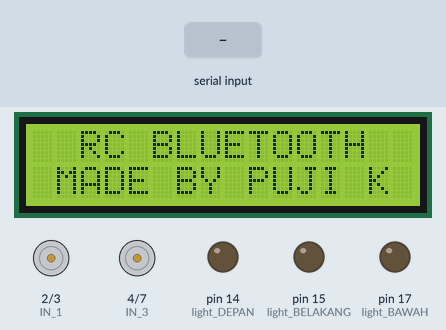
A sketch run on a simulated Arduino Uno, built with avr-gcc and run on an emulated ATmega328P. Parts: 16×2 character LCD, motor-driver pin pairs drawn as motors (green arrow = first pin HIGH = forward, orange = second pin HIGH = backward, longer = more drive, scaled by the enable pin), output pins drawn as LEDs (lit = HIGH). The inputs (shaded band) are chosen by the test bench.

Above: at 5.3 s.
5.4 s: "F" received over Serial
At 6.6 s:
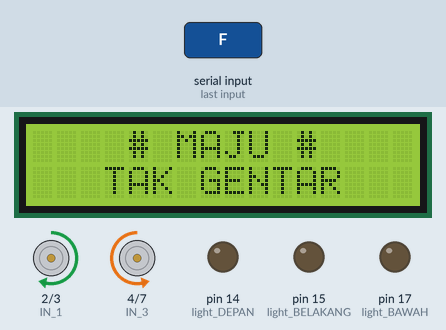
6.9 s: "B" received over Serial
At 7.8 s:
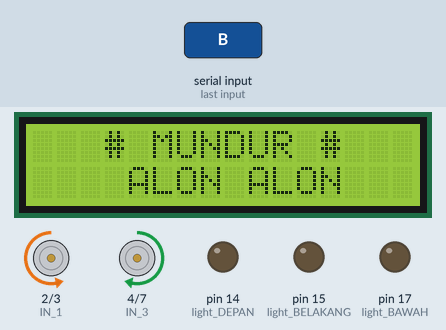
8.4 s: "L" received over Serial
At 8.9 s:
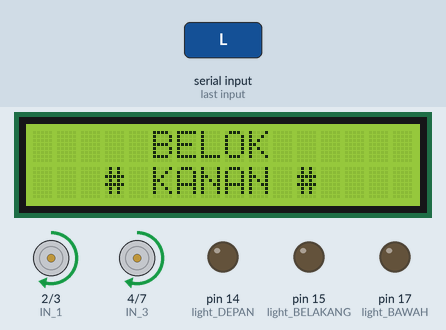
9.9 s: "R" received over Serial
At 11.1 s:
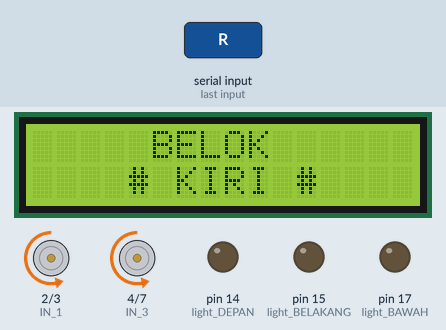
11.4 s: byte 50 ('2') received over Serial
At 12.5 s:
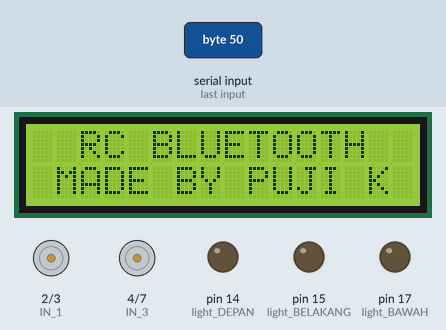
12.9 s: "I" received over Serial
At 13.7 s:
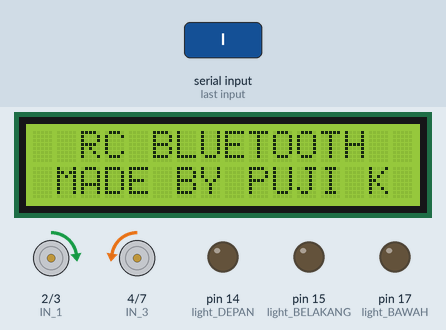
Timing chart, 0 to 15.4 s (numbered marks = the images above; inputs shaded):
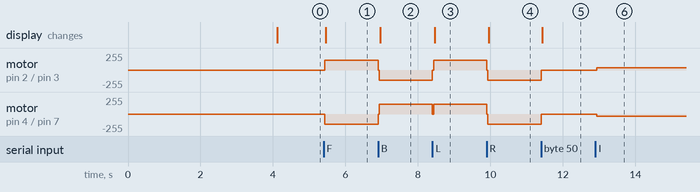

Measured:
- after the input at 5.4 s, motor on pin 2 (IN_1) / pin 3 (IN_2): stopped → forward 150/255 at once; motor on pin 4 (IN_3) / pin 7 (IN_4): stopped → backward 150/255 at once; the display: changes after 0.06 s (image 1)
- after the input at 6.9 s, motor on pin 2 (IN_1) / pin 3 (IN_2): forward 150/255 → backward 150/255 at once; motor on pin 4 (IN_3) / pin 7 (IN_4): backward 150/255 → forward 150/255 at once; the display: changes after 0.06 s (image 2)
- after the input at 8.4 s, motor on pin 2 (IN_1) / pin 3 (IN_2): backward 150/255 → forward 150/255 at once; motor on pin 4 (IN_3) / pin 7 (IN_4): forward 150/255 → stopped at once, → forward 150/255 0.03 s later; the display: changes after 0.06 s (image 3)
- after the input at 9.9 s, motor on pin 2 (IN_1) / pin 3 (IN_2), motor on pin 4 (IN_3) / pin 7 (IN_4): forward 150/255 → backward 150/255 at once; the display: changes after 0.06 s (image 4)
- after the input at 11.4 s, motor on pin 2 (IN_1) / pin 3 (IN_2), motor on pin 4 (IN_3) / pin 7 (IN_4): backward 150/255 → stopped at once; the display: changes at once (image 5)
- after the input at 12.9 s, motor on pin 2 (IN_1) / pin 3 (IN_2): stopped → forward 32/255 at once; motor on pin 4 (IN_3) / pin 7 (IN_4): stopped → backward 32/255 at once

The sketch:

modif.ino
```cpp
#include <Wire.h>
#include <LiquidCrystal_I2C.h>

LiquidCrystal_I2C lcd(0x27, 16, 2);

#define light_DEPAN    14    //LED depan kanan   pin A0
#define light_BELAKANG 15    //LED depan kiri   pin A1
#define light_KELAKSON   16     //LED belakang kanan    pin A2
#define light_BAWAH  17     //LED belakang kiri    pin A3


#define ENA 5        // pin 5
#define ENB 6        // pin 6


#define IN_1  2        // driver in  to pin 2
#define IN_2  3        // driver in  to pin 3
#define IN_3  4        // driver in  to pin 4
#define IN_4  7        // driver in  to pin 7


int command;                   // status perintah
int speedCar         = 150;    // 0 - 255.
int speed_Coeff      = 4;
boolean lightFront   = false;
boolean lightBack    = false;
boolean Horn         = false;
boolean Extra        = false;

void setup() {


  lcd.begin();

  lcd.setCursor(0,0);
  lcd.print("   WELCOME TO   ");
  lcd.setCursor(0,1);
  lcd.print("MY HOBY ROBOTIC,");
  delay (4000);

  lcd.setCursor(0,0);
  lcd.print("  RC BLUETOOTH  ");
  lcd.setCursor(0,1);
  lcd.print(" MADE BY PUJI K ");


    pinMode(light_DEPAN, OUTPUT);
    pinMode(light_BELAKANG, OUTPUT);
    pinMode(light_KELAKSON, OUTPUT);
    pinMode(light_BAWAH, OUTPUT);


    pinMode(ENA, OUTPUT);
    pinMode(ENB, OUTPUT);
    pinMode(IN_1, OUTPUT);
    pinMode(IN_2, OUTPUT);
    pinMode(IN_3, OUTPUT);
    pinMode(IN_4, OUTPUT);

  Serial.begin(9600);

  }

void goAhead(){

      digitalWrite(IN_1, HIGH);
      digitalWrite(IN_2, LOW);
      analogWrite(ENA, speedCar);
      digitalWrite(IN_3, LOW);
      digitalWrite(IN_4, HIGH);
      analogWrite(ENB, speedCar);


  lcd.setCursor(0,0);
  lcd.print("    # MAJU #    ");
  lcd.setCursor(0,1);
  lcd.print("   TAK GENTAR   ");
  delay (10);

  }

void goBack(){

      digitalWrite(IN_1, LOW);
      digitalWrite(IN_2, HIGH);
      analogWrite(ENA, speedCar);
      digitalWrite(IN_3, HIGH);
      digitalWrite(IN_4, LOW);
      analogWrite(ENB, speedCar);


  lcd.setCursor(0,0);
  lcd.print("   # MUNDUR #   ");
  lcd.setCursor(0,1);
  lcd.print("    ALON ALON   ");
  delay (10);

  }

void goRight(){

      digitalWrite(IN_1, LOW);
      digitalWrite(IN_2, HIGH);
      analogWrite(ENA, speedCar);
      digitalWrite(IN_3, LOW);
      digitalWrite(IN_4, HIGH);
      analogWrite(ENB, speedCar);


  lcd.setCursor(0,0);
  lcd.print("     BELOK     ");
  lcd.setCursor(0,1);
  lcd.print("    # KIRI #   ");
  delay (10);

  }

void goLeft(){
      digitalWrite(IN_1, HIGH);
      digitalWrite(IN_2, LOW);
      analogWrite(ENA, speedCar);
      digitalWrite(IN_3, HIGH);
      digitalWrite(IN_4, LOW);
      analogWrite(ENB, speedCar);


  lcd.setCursor(0,0);
  lcd.print("     BELOK     ");
  lcd.setCursor(0,1);
  lcd.print("   # KANAN #   ");
  delay (10);

  }

void goAheadRight(){

      digitalWrite(IN_1, HIGH);
      digitalWrite(IN_2, LOW);
      analogWrite(ENA, speedCar/speed_Coeff);
      digitalWrite(IN_3, LOW);
      digitalWrite(IN_4, HIGH);
      analogWrite(ENB, speedCar/speed_Coeff);


  }

void goAheadLeft(){

      digitalWrite(IN_1, HIGH);
      digitalWrite(IN_2, LOW);
      analogWrite(ENA, speedCar);
      digitalWrite(IN_3, LOW);
      digitalWrite(IN_4, HIGH);
      analogWrite(ENB, speedCar);


  }

void goBackRight(){

      digitalWrite(IN_1, LOW);
      digitalWrite(IN_2, HIGH);
      analogWrite(ENA, speedCar/speed_Coeff);
      digitalWrite(IN_3, HIGH);
      digitalWrite(IN_4, LOW);
      analogWrite(ENB, speedCar/speed_Coeff);


  }

void goBackLeft(){

      digitalWrite(IN_1, LOW);
      digitalWrite(IN_2, HIGH);
      analogWrite(ENA, speedCar);
      digitalWrite(IN_3, HIGH);
      digitalWrite(IN_4, LOW);
      analogWrite(ENB, speedCar);


  }

void stopRobot(){

      digitalWrite(IN_1, LOW);
      digitalWrite(IN_2, LOW);
      analogWrite(ENA, speedCar);
      digitalWrite(IN_3, LOW);
      digitalWrite(IN_4, LOW);
      analogWrite(ENB, speedCar);


  lcd.setCursor(0,0);
  lcd.print("  RC BLUETOOTH  ");
  lcd.setCursor(0,1);
  lcd.print(" MADE BY PUJI K ");


  }

void loop(){


if (Serial.available() > 0) {
  command = Serial.read();
  stopRobot();      //Initialize with motors stopped.

if (lightFront)  {digitalWrite(light_DEPAN, HIGH);}
if (!lightFront) {digitalWrite(light_DEPAN, LOW);}
if (lightBack)  {digitalWrite(light_BELAKANG, HIGH);}
if (!lightBack) {digitalWrite(light_BELAKANG, LOW);}
if (Extra)     {digitalWrite(light_BAWAH, HIGH);}
if (!Extra)    {digitalWrite(light_BAWAH, LOW);}
if (Horn)     {tone(light_KELAKSON,1000 );}
if (!Horn)    {noTone(light_KELAKSON);}


switch (command) {
case 'F':goAhead();break;
case 'B':goBack();break;
case 'L':goLeft();break;
case 'R':goRight();break;
case 'I':goAheadRight();break;
case 'G':goAheadLeft();break;
case 'J':goBackRight();break;
case 'H':goBackLeft();break;
case '0':speedCar = 100;break;
case '1':speedCar = 115;break;
case '2':speedCar = 130;break;
case '3':speedCar = 145;break;
case '4':speedCar = 160;break;
case '5':speedCar = 175;break;
case '6':speedCar = 190;break;
case '7':speedCar = 205;break;
case '8':speedCar = 220;break;
case '9':speedCar = 235;break;
case 'q':speedCar = 255;break;
case 'W':lightFront = true;break;
case 'w':lightFront = false;break;
case 'U':lightBack  = true;break;
case 'u':lightBack  = false;break;
case 'V':Horn      = true;break;
case 'v':Horn      = false;break;
case 'X':Extra      = true;break;
case 'x':Extra      = false;break;


}
}
}
```
